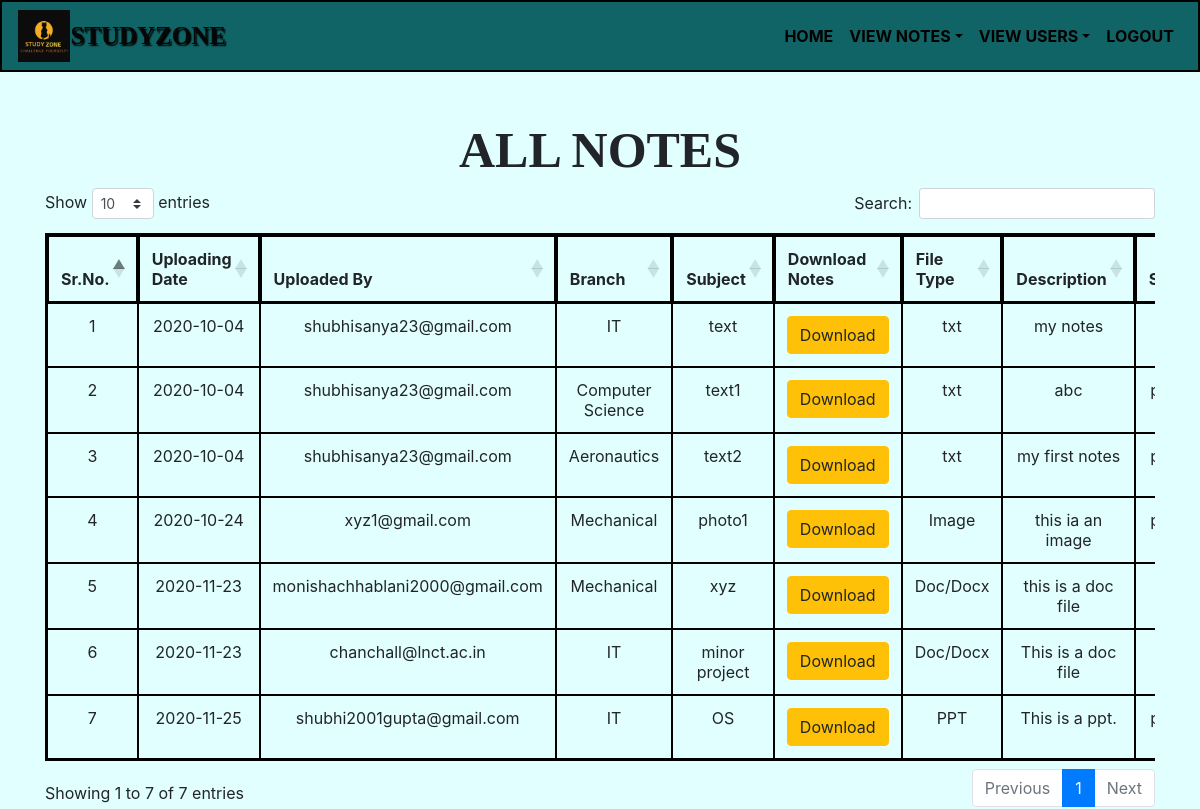
Page /all_notes (signed in) on the committed database.
### notes/models.py (models this page shows, shortened)
class Notes(models.Model):
    user=models.ForeignKey(User,on_delete=models.CASCADE)
    uploadingdate=models.CharField(max_length=30)
    branch=models.CharField(max_length=30)
    subject=models.CharField(max_length=30)
    notesfile=models.FileField(null=True)
    filetype=models.CharField(max_length=30)
    description=models.CharField(max_length=200,null=True)
    status=models.CharField(max_length=15)

### notes/views.py (the view)
# urls.py: path('all_notes', all_notes , name='all_notes'),
def all_notes(request):
    if not request.user.is_authenticated:
        return redirect('login_admin')
    notes = Notes.objects.all()
    d = {'notes': notes}
    return render(request, 'all_notes.html', d)

### notes/templates/all_notes.html (shortened to what this page needs)
{% extends 'admin_nav.html' %}
{% block body %}
{% load static%}
<link rel="stylesheet" href="https://cdnjs.cloudflare.com/ajax/libs/twitter-bootstrap/4.5.2/css/bootstrap.css">
<link rel="stylesheet" href="https://cdn.datatables.net/1.10.22/css/dataTables.bootstrap4.min.css">
<body id="bodycss">
<div class="container mt-5">
    <h2 class="text-center" style="font-family: 'Times New Roman', Times, serif;font-size: 50px;"><b>ALL NOTES</b></h2>
    <div class="all_table">
    <table class="table table-bordered" id="example"  style="border: 2px solid black;">
        <thead>
            <tr style="text-align: center;">
                <th style="border: 2px solid black;">Sr.No.</th>
                <th style="border: 2px solid black;">Uploading Date</th>
                <th style="border: 2px solid black;">Uploaded By</th>
                <th style="border: 2px solid black;">Branch</th>
                <th style="border: 2px solid black;">Subject</th>
                <th style="border: 2px solid black;">Download Notes</th>
                <th style="border: 2px solid black;">File Type</th>
                <th style="border: 2px solid black;">Description</th>
                <th style="border: 2px solid black;">Status</th>
            </tr>
        </thead>
        <tbody>
            {% for i in notes %}
            <tr style="text-align: center;">
                <td style="border: 1px solid black;">{{forloop.counter}}</td>
                <td style="border: 1px solid black;">{{i.uploadingdate}}</td>
                <td style="border: 1px solid black;">{{i.user.username}}</td>
                <td style="border: 1px solid black;">{{i.branch}}</td>
                <td style="border: 1px solid black;">{{i.subject}}</td>
                <td style="border: 1px solid black;"><a href="{{i.notesfile.url}}" class="btn btn-warning" download>Download</a></td>
                <td style="border: 1px solid black;">{{i.filetype}}</td>
                <td style="border: 1px solid black;">{{i.description}}</td>
                <td style="border: 1px solid black;">{{i.status}}</td>
            </tr>
            {% endfor %}
        </tbody>
    </table>
</div>
</div>
</body>
{% endblock %}

### notes/templates/all_notes.html (style rules this page uses)
#bodycss { background-color: rgb(225, 255, 255); }
.all_table { overflow: auto; }

### rows in the picture
Notes: uploadingdate "2020-10-04", user.username "shubhisanya23@gmail.com", branch "IT", subject "text", filetype "txt", description "my notes"
Notes: uploadingdate "2020-10-04", user.username "shubhisanya23@gmail.com", branch "Computer Science", subject "text1", filetype "txt", description "abc"
Notes: uploadingdate "2020-10-04", user.username "shubhisanya23@gmail.com", branch "Aeronautics", subject "text2", filetype "txt", description "my first notes"
Notes: uploadingdate "2020-10-24", user.username "xyz1@gmail.com", branch "Mechanical", subject "photo1", filetype "Image", description "this ia an image"
Notes: uploadingdate "2020-11-23", user.username "monishachhablani2000@gmail.com", branch "Mechanical", subject "xyz", filetype "Doc/Docx", description "this is a doc file"
Notes: uploadingdate "2020-11-23", user.username "chanchall@lnct.ac.in", branch "IT", subject "minor project", filetype "Doc/Docx", description "This is a doc file"
Notes: uploadingdate "2020-11-25", user.username "shubhi2001gupta@gmail.com", branch "IT", subject "OS", filetype "PPT", description "This is a ppt."
